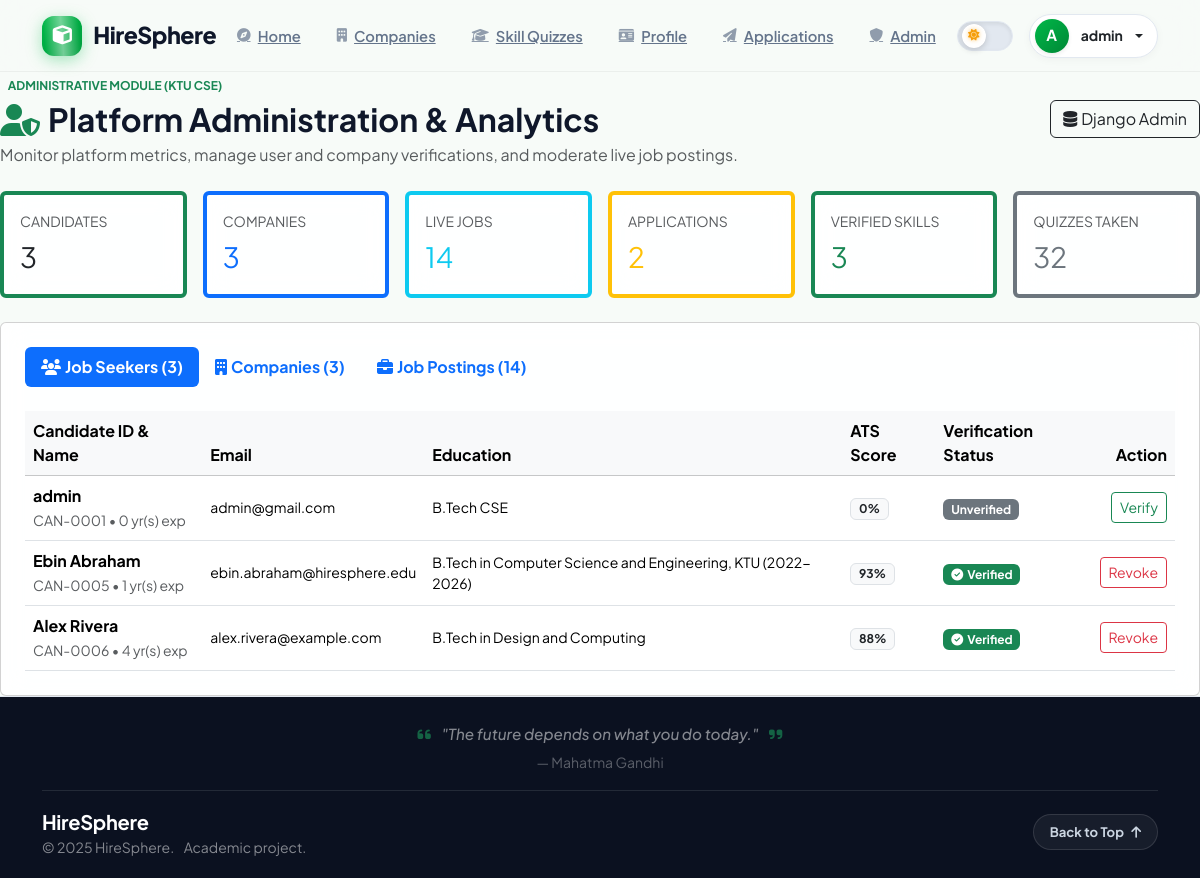
The page /admin-panel/ (signed in) on the database its author committed.
### apps/users/models.py (models this page shows, shortened)
class User(AbstractUser):
    USER_TYPES = (
        ('seeker', 'Job Seeker'),
        ('company', 'Company Recruiter'),
        ('admin', 'Administrator'),
    )
    user_type = models.CharField(max_length=10, choices=USER_TYPES, default='seeker')
    phone = models.CharField(max_length=15, blank=True)
    profile_picture = models.ImageField(upload_to='profiles/', blank=True, null=True)
    headline = models.CharField(max_length=150, blank=True, default='')
    education = models.CharField(max_length=200, blank=True, default='')
    experience_years = models.IntegerField(default=0)
    skills = models.TextField(blank=True, default='', help_text="Comma-separated skills declared by user")
    location = models.CharField(max_length=100, blank=True, default='')
    bio = models.TextField(blank=True, default='')
    resume = models.FileField(upload_to='resumes/', blank=True, null=True)
    resume_score = models.IntegerField(default=0, help_text="ATS Quality Score 0-100")
    resume_feedback = models.TextField(blank=True, default='', help_text="Recommendations and suggestions")
    is_verified = models.BooleanField(default=False)
    date_verified = models.DateTimeField(null=True, blank=True)
    anonymous_in_screening = models.BooleanField(default=True, help_text="Hide personal identifiers during initial screening")
    @property
    def candidate_id(self):
        return f"CAN-{self.id:04d}"

### apps/admin_panel/views.py (the view)
# urls.py: path('', views.admin_dashboard, name='dashboard'),
@user_passes_test(is_admin, login_url='/accounts/login/')
def admin_dashboard(request):
    candidates = User.objects.filter(user_type='seeker').prefetch_related('candidate_skills')
    companies = Company.objects.all().select_related('user')
    jobs = Job.objects.all().select_related('company').order_by('-posted_date')
    applications = JobApplication.objects.all().select_related('applicant', 'job')
    stats = {
        'total_candidates': candidates.count(),
        'total_companies': companies.count(),
        'total_jobs': jobs.count(),
        'active_jobs': jobs.filter(is_active=True).count(),
        'total_applications': applications.count(),
        'verified_skills': Skill.objects.filter(is_verified=True).count(),
        'quiz_attempts': QuizAttempt.objects.count(),
    }
    return render(request, 'admin_panel/dashboard.html', {
        'stats': stats,
        'candidates': candidates[:15],
        'companies': companies[:15],
        'jobs': jobs[:15],
        'recent_applications': applications[:10],
    })

### apps/admin_panel/views.py (called while the page is built)
def is_admin(user):
    return user.is_authenticated and (user.is_staff or user.is_superuser or user.user_type == 'admin')

### apps/jobs/models.py (called while the page is built)
    @property
    def applicant_count(self):
        return self.jobapplication_set.count()

### apps/admin_panel/templates/admin_panel/dashboard.html (shortened to what this page needs)
{% extends 'base.html' %}
{% block content %}
<div class="row align-items-center mb-4">
    <div class="col-md-8">
        <span class="badge bg-mint-subtle text-success fw-bold text-uppercase small mb-1">Administrative Module (KTU CSE)</span>
        <h2 class="fw-bold mb-1"><i class="fas fa-user-shield text-success me-2"></i>Platform Administration & Analytics</h2>
        <p class="text-muted mb-0">Monitor platform metrics, manage user and company verifications, and moderate live job postings.</p>
    </div>
    <div class="col-md-4 text-md-end mt-3 mt-md-0">
        <a href="/admin/" target="_blank" class="btn btn-outline-dark"><i class="fas fa-database me-1"></i>Django Admin</a>
    </div>
</div>
<div class="row g-3 mb-4">
    <div class="col-6 col-md-4 col-lg-2">
        <div class="card card-custom p-3 border-start border-4 border-success">
            <div class="small text-muted text-uppercase mb-1">Candidates</div>
            <div class="fs-3 fw-extrabold text-dark">{{ stats.total_candidates }}</div>
        </div>
    </div>
    <div class="col-6 col-md-4 col-lg-2">
        <div class="card card-custom p-3 border-start border-4 border-primary">
            <div class="small text-muted text-uppercase mb-1">Companies</div>
            <div class="fs-3 fw-extrabold text-primary">{{ stats.total_companies }}</div>
        </div>
    </div>
    <div class="col-6 col-md-4 col-lg-2">
        <div class="card card-custom p-3 border-start border-4 border-info">
            <div class="small text-muted text-uppercase mb-1">Live Jobs</div>
            <div class="fs-3 fw-extrabold text-info">{{ stats.active_jobs }}</div>
        </div>
    </div>
    <div class="col-6 col-md-4 col-lg-2">
        <div class="card card-custom p-3 border-start border-4 border-warning">
            <div class="small text-muted text-uppercase mb-1">Applications</div>
            <div class="fs-3 fw-extrabold text-warning">{{ stats.total_applications }}</div>
        </div>
    </div>
    <div class="col-6 col-md-4 col-lg-2">
        <div class="card card-custom p-3 border-start border-4 border-success">
            <div class="small text-muted text-uppercase mb-1">Verified Skills</div>
            <div class="fs-3 fw-extrabold text-success">{{ stats.verified_skills }}</div>
        </div>
    </div>
    <div class="col-6 col-md-4 col-lg-2">
        <div class="card card-custom p-3 border-start border-4 border-secondary">
            <div class="small text-muted text-uppercase mb-1">Quizzes Taken</div>
            <div class="fs-3 fw-extrabold text-secondary">{{ stats.quiz_attempts }}</div>
        </div>
    </div>
</div>
<div class="card card-custom p-4">
    <ul class="nav nav-pills mb-4" id="adminTabs" role="tablist">
        <li class="nav-item">
            <button class="nav-link active fw-bold" id="candidates-tab" data-bs-toggle="pill" data-bs-target="#candidates" type="button"><i class="fas fa-users me-1"></i>Job Seekers ({{ candidates.count }})</button>
        </li>
        <li class="nav-item">
            <button class="nav-link fw-bold" id="companies-tab" data-bs-toggle="pill" data-bs-target="#companies" type="button"><i class="fas fa-building me-1"></i>Companies ({{ companies.count }})</button>
        </li>
        <li class="nav-item">
            <button class="nav-link fw-bold" id="jobs-tab" data-bs-toggle="pill" data-bs-target="#jobs" type="button"><i class="fas fa-briefcase me-1"></i>Job Postings ({{ jobs.count }})</button>
        </li>
    </ul>
    <div class="tab-content" id="adminTabsContent">
        <div class="tab-pane fade show active" id="candidates">
            <div class="table-responsive">
                <table class="table table-hover align-middle mb-0">
                    <thead class="table-light">
                        <tr>
                            <th>Candidate ID & Name</th>
                            <th>Email</th>
                            <th>Education</th>
                            <th>ATS Score</th>
                            <th>Verification Status</th>
                            <th class="text-end">Action</th>
                        </tr>
                    </thead>
                    <tbody>
                        {% for c in candidates %}
                        <tr>
                            <td>
                                <div class="fw-bold">{{ c.first_name }} {{ c.last_name|default:c.username }}</div>
                                <small class="text-muted">{{ c.candidate_id }} &bull; {{ c.experience_years }} yr(s) exp</small>
                            </td>
                            <td class="small">{{ c.email }}</td>
                            <td class="small">{{ c.education|default:"B.Tech CSE" }}</td>
                            <td>
                                <span class="badge bg-light text-dark border">{{ c.resume_score }}%</span>
                            </td>
                            <td>
                                {% if c.is_verified %}
                                    <span class="badge bg-success"><i class="fas fa-check-circle me-1"></i>Verified</span>
                                {% else %}
                                    <span class="badge bg-secondary">Unverified</span>
                                {% endif %}
                            </td>
                            <td class="text-end">
                                <a href="{% url 'admin_panel:toggle_user_verify' c.id %}" class="btn btn-sm {% if c.is_verified %}btn-outline-danger{% else %}btn-outline-success{% endif %}">
                                    {% if c.is_verified %}Revoke{% else %}Verify{% endif %}
                                </a>
                            </td>
                        </tr>
                        {% empty %}
                        <tr><td colspan="6" class="text-center py-4 text-muted">No candidates registered.</td></tr>
                        {% endfor %}
                    </tbody>
                </table>
            </div>
        </div>
    </div>
</div>
{% endblock %}

### templates/base.html (shortened to what this page needs)
<!DOCTYPE html>
<html lang="en" data-theme="light">
<head>
    <link href="https://cdn.jsdelivr.net/npm/bootstrap@5.3.2/dist/css/bootstrap.min.css" rel="stylesheet">
    <link href="https://cdnjs.cloudflare.com/ajax/libs/font-awesome/6.5.1/css/all.min.css" rel="stylesheet">
</head>
<body>
{% block background_canvas %}
<div class="overall-3d-bg" id="overall3DContainer">
</div>
{% endblock background_canvas %}
{% block navbar %}
<nav class="navbar navbar-expand-lg navbar-hs">
    <div class="container">
        <a class="navbar-brand-hs" href="{% url 'jobs:home' %}">
            <div class="logo-icon"><i class="fas fa-cube"></i></div>
            <span>HireSphere</span>
        </a>
        <div class="collapse navbar-collapse" id="navMain">
            <ul class="navbar-nav mx-auto align-items-center gap-1 my-3 my-lg-0">
                <li class="nav-item">
                    <a class="nav-link-hs {% if request.resolver_match.url_name == 'home' %}active{% endif %}" href="{% url 'jobs:home' %}">
                        <i class="fas fa-compass"></i> Home
                    </a>
                </li>
                <li class="nav-item">
                    <a class="nav-link-hs {% if 'companies' in request.path %}active{% endif %}" href="{% url 'companies:directory' %}">
                        <i class="fas fa-building"></i> Companies
                    </a>
                </li>
                <li class="nav-item">
                    <a class="nav-link-hs {% if 'quizzes' in request.path %}active{% endif %}" href="{% url 'users:quiz_catalog' %}">
                        <i class="fas fa-graduation-cap"></i> Skill Quizzes
                    </a>
                </li>
                {% if user.is_authenticated and user.user_type == 'seeker' %}
                <li class="nav-item">
                    <a class="nav-link-hs {% if 'profile' in request.path %}active{% endif %}" href="{% url 'users:profile' %}">
                        <i class="fas fa-id-card"></i> Profile
                    </a>
                </li>
                <li class="nav-item">
                    <a class="nav-link-hs" href="{% url 'users:my_applications' %}">
                        <i class="fas fa-paper-plane"></i> Applications
                    </a>
                </li>
                {% endif %}
                {% if user.is_staff or user.is_superuser or user.user_type == 'admin' %}
                <li class="nav-item">
                    <a class="nav-link-hs" href="{% url 'admin_panel:dashboard' %}">
                        <i class="fas fa-shield"></i> Admin
                    </a>
                </li>
                {% endif %}
            </ul>
            <div class="d-flex align-items-center gap-2">
                <button class="theme-switch-pill me-2" id="themeToggleBtn" type="button" aria-label="Toggle Dark/Light Mode" title="Toggle Dark/Light Mode">
                    <span class="theme-switch-track">
                        <span class="theme-switch-thumb">
                            <i class="fas fa-sun icon-sun"></i>
                        </span>
                    </span>
                </button>
                {% if user.is_authenticated %}
                <div class="dropdown">
                    <a class="user-chip-btn text-decoration-none dropdown-toggle text-dark fw-bold" href="#" role="button" data-bs-toggle="dropdown">
                        {% if user.profile_picture %}
                            <img src="{{ user.profile_picture.url }}" class="rounded-circle border border-2 border-success" width="34" height="34" style="object-fit: cover;" alt="Avatar">
                        {% else %}
                            <div class="rounded-circle d-flex align-items-center justify-content-center text-white fw-bold shadow-sm" style="width: 34px; height: 34px; background: linear-gradient(135deg, var(--hs-green), #008736); font-size: 0.95rem;">
                                {{ user.first_name|default:user.username|slice:":1"|upper }}
                            </div>
                        {% endif %}
                        <span class="d-none d-sm-inline small ms-1">{{ user.first_name|default:user.username }}</span>
                    </a>
                </div>
                {% endif %}
            </div>
        </div>
    </div>
</nav>
{% endblock navbar %}
<main class="flex-grow-1 position-relative">
    {% block content %}{% endblock %}
</main>
{% block footer %}
<footer style="background-color: var(--footer-bg); border-top: 1px solid var(--hs-border); padding: 26px 0 20px 0; margin-top: auto; position: relative; z-index: 10;">
    <div class="container">
        <div class="text-center mb-3 pb-3 border-bottom border-secondary border-opacity-25">
            <p class="fst-italic text-white-50 mb-1" style="font-size: 0.95rem; font-weight: 500;">
                <i class="fas fa-quote-left text-success me-2" style="opacity: 0.7;"></i>
                <span id="footerCareerQuote">"The future depends on what you do today."</span>
                <i class="fas fa-quote-right text-success ms-2" style="opacity: 0.7;"></i>
            </p>
            <span class="small text-white-50" style="opacity: 0.65;" id="footerCareerAuthor">&mdash; Mahatma Gandhi</span>
        </div>
        <div class="d-flex flex-wrap justify-content-between align-items-center gap-3">
            <div>
                <div class="fw-bold text-white fs-5" style="letter-spacing: -0.3px;">HireSphere</div>
                <div class="text-white-50 small">&copy; 2025 HireSphere.&nbsp;&nbsp;&nbsp;&nbsp;Academic project.</div>
            </div>
            <div>
                <button type="button" class="back-to-top-btn" onclick="window.scrollTo({top: 0, behavior: 'smooth'});" aria-label="Back to Top">
                    <span>Back to Top</span>
                    <i class="fas fa-arrow-up"></i>
                </button>
            </div>
        </div>
    </div>
</footer>
{% endblock footer %}
</body>
</html>

### rows shown on the page
User: first_name "A", first_name "admin", last_name "admin", candidate_id "CAN-0001", experience_years "0", email "admin@gmail.com", education "B.Tech CSE", resume_score "0", is_verified "Unverified"
User: first_name "Ebin", last_name "Abraham", candidate_id "CAN-0005", experience_years "1", email "ebin.abraham@hiresphere.edu", education "B.Tech in Computer Science and Engineering, KTU (2022-2026)", resume_score "93", is_verified True (drawn)
User: first_name "Alex", last_name "Rivera", candidate_id "CAN-0006", experience_years "4", email "alex.rivera@example.com", education "B.Tech in Design and Computing", resume_score "88", is_verified True (drawn)

### other values the page prints
{{ stats.total_candidates }} "3"
{{ stats.total_companies }} "3"
{{ stats.active_jobs }} "14"
{{ stats.total_applications }} "2"
{{ stats.verified_skills }} "3"
{{ stats.quiz_attempts }} "32"
{{ candidates.count }} "3"
{{ companies.count }} "3"
{{ jobs.count }} "14"
